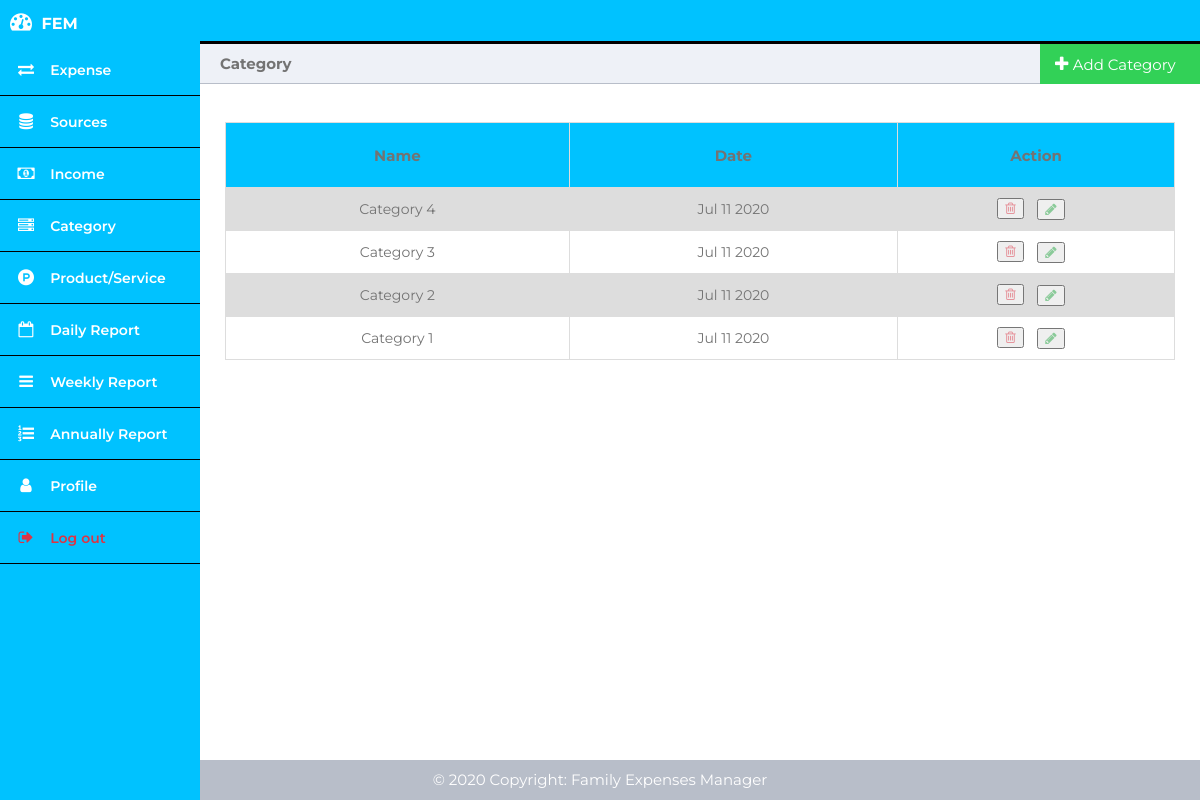
/category.php (signed in), run on the app's committed database.
### tables this page shows
CREATE TABLE `ProductServiceCategory` (
  `category_id` int(11) NOT NULL,
  `user_id` int(11) NOT NULL,
  `name` varchar(100) NOT NULL,
  `created_at` timestamp NOT NULL DEFAULT current_timestamp()
);

### category.php (the view, shortened to what this page needs)
<?php
	require_once('config/db_connection.php');
?>
<!DOCTYPE html>
<html>
	<head>
		<link rel="stylesheet" href="css/dashboard.css">
        <link rel="stylesheet" href="https://cdnjs.cloudflare.com/ajax/libs/font-awesome/4.7.0/css/font-awesome.min.css">
	</head>
	<body>
		<?php include('header.php'); ?>
		<div class="main-content">
			<div class="title-left" style="font-size: 15px; color: #737373;">
				Category
			</div>
			<div class="title-right" id="myBtn">
				<div class="add">
					<i class="fa fa-plus"></i>
					<a style="font-size: 15px;">Add Category</a>
				</div>
			</div>
			<div>
				<?php include('errors.php'); ?><br>
			</div>
			<div>
				<?php include('success.php'); ?><br>
			</div>
			<table>
				<tr style="height: 65px; font-size: 15px;">
					<th style="color: #737373;">Name</th>
					<th style="color: #737373;">Date</th>
					<th style="color: #737373;">Action</th>
				</tr>
				<?php
					$user_id = $_SESSION['user_id'];
					$query   = "SELECT * FROM ProductServiceCategory WHERE user_id = '$user_id'  ORDER BY created_at DESC";
					$results = mysqli_query($con, $query);
					while($row = $results->fetch_assoc()) {
						echo "<tr>";
							?>
								<td><?php echo $row['name'] ?></td>
								<td><?php echo date('M d Y',strtotime($row['created_at'])) ?></td>
								<td>
										<form action="" method="POST" style="margin-left:-40px;">
										<button name="delete-category">
											<i class="fa fa-trash-o icon-delete" id="delete" title="Delete"></i>
										</button>&nbsp;&nbsp;&nbsp;
									</form>
										<div style="margin-left:30px; margin-top:-20px">
											<button>
												<a href="category-update.php?id1=<?php echo $_SESSION['user_id'] ?>&id2=<?php echo $row['category_id']; ?>&name=<?php echo $row['name'] ?>">
													<i class="fa fa-pencil icon-edit" title="Edit"></i>
												</a>
											</button>
										</div>
									</td>
							<?php
						echo "</tr>";
					}
				?>
			</table>
			<div class="table-bottom-space"></div>
		</div>
        <?php include_once("footer.php"); ?>
	</body>
</html>

### css/dashboard.css (style rules this page uses)
* { box-sizing: border-box; }
body { margin: 0; padding: 0; font-family: montserrat; }
.icon-delete { color: #dc3545; cursor: pointer; opacity: 0.5; }
.icon-edit { color: #28a745; cursor: pointer; opacity: 0.5; }
table { border-collapse: collapse; width: 95%; margin: auto; color: #737373; font-size: 14px; margin-top: 15px; }
td, th { border: 1px solid #dddddd; text-align: left; padding: 10px; text-align: center; }
table tr th { background-color: #00C2FF; color: #233245; }
tr:nth-child(even) { background-color: #dddddd; }
.table-bottom-space { padding-top: 40px; }
.main-content { padding: 40px; margin-top: 0; padding: 0; padding-top: 44px; height: 100%; overflow: scroll; }
.main-content .title-left { background-color: #eef1f7; border-bottom: 1px solid #b8bec9; padding: 10px 20px; font-weight: 700; color: #333; font-size: 16px; }
.main-content .title-right { float: right; width: 160px; margin-right: 0px; margin-top: -40px; cursor: pointer; }
.main-content .title-right .add { background-color: #32d157; font-size: 17px; height: 40px; color: white; padding-left: 15px; padding-top: 10px; cursor: pointer; }
.main-content .title-right .add a { text-decoration: none; color: white; }
@media only screen and (min-width: 300px) { table { border-collapse: collapse; width: 95%; margin: auto; } }
@media only screen and (min-width: 600px) { table { border-collapse: collapse; width: 95%; margin: auto; } }
@media only screen and (min-width: 600px) { .main-content { margin-left: 70px; } }
@media only screen and (min-width: 800px) { table { border-collapse: collapse; width: 95%; margin: auto; } }
@media only screen and (min-width: 800px) { .main-content { margin-left: 200px; } }
@media screen and (min-width: 1024px) { table { border-collapse: collapse; width: 95%; margin: auto; } }

### data on the page
productservicecategory: name "Category 4", created_at "Jul 11 2020"
productservicecategory: name "Category 3", created_at "Jul 11 2020"
productservicecategory: name "Category 2", created_at "Jul 11 2020"
productservicecategory: name "Category 1", created_at "Jul 11 2020"
